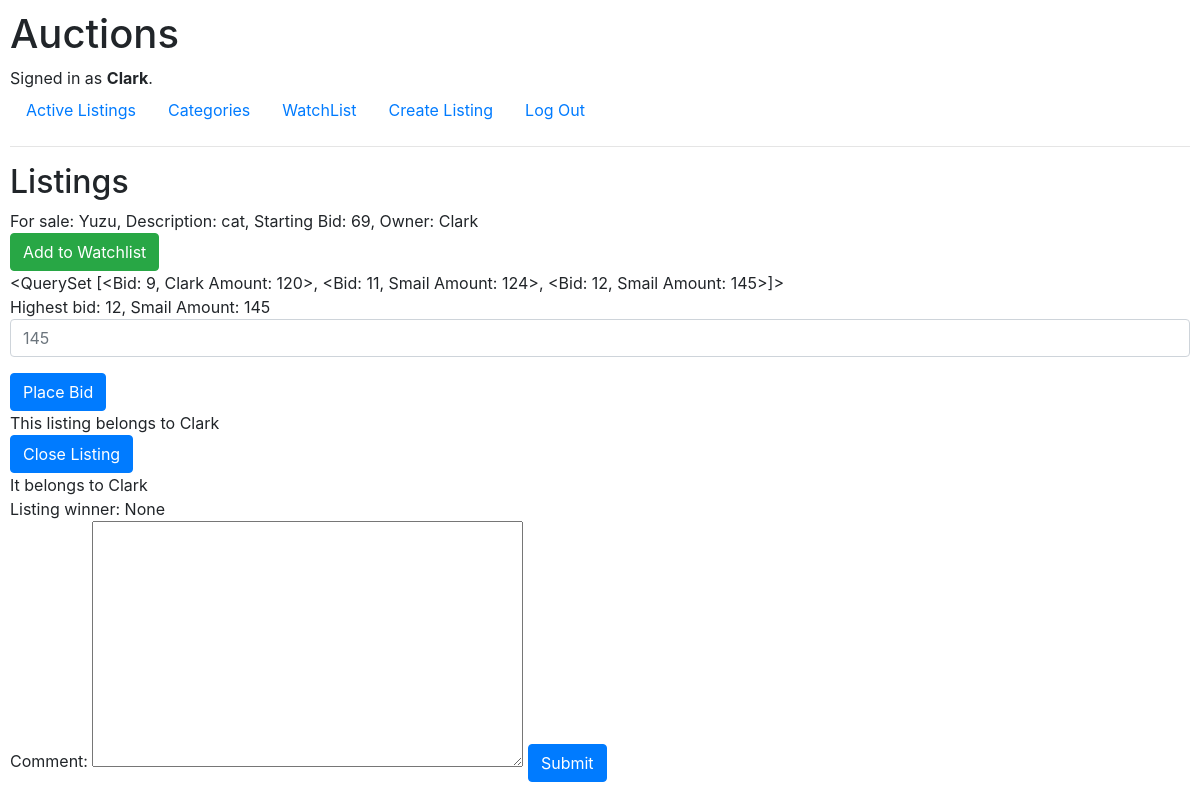
The app's page /7/ (signed in), older data.
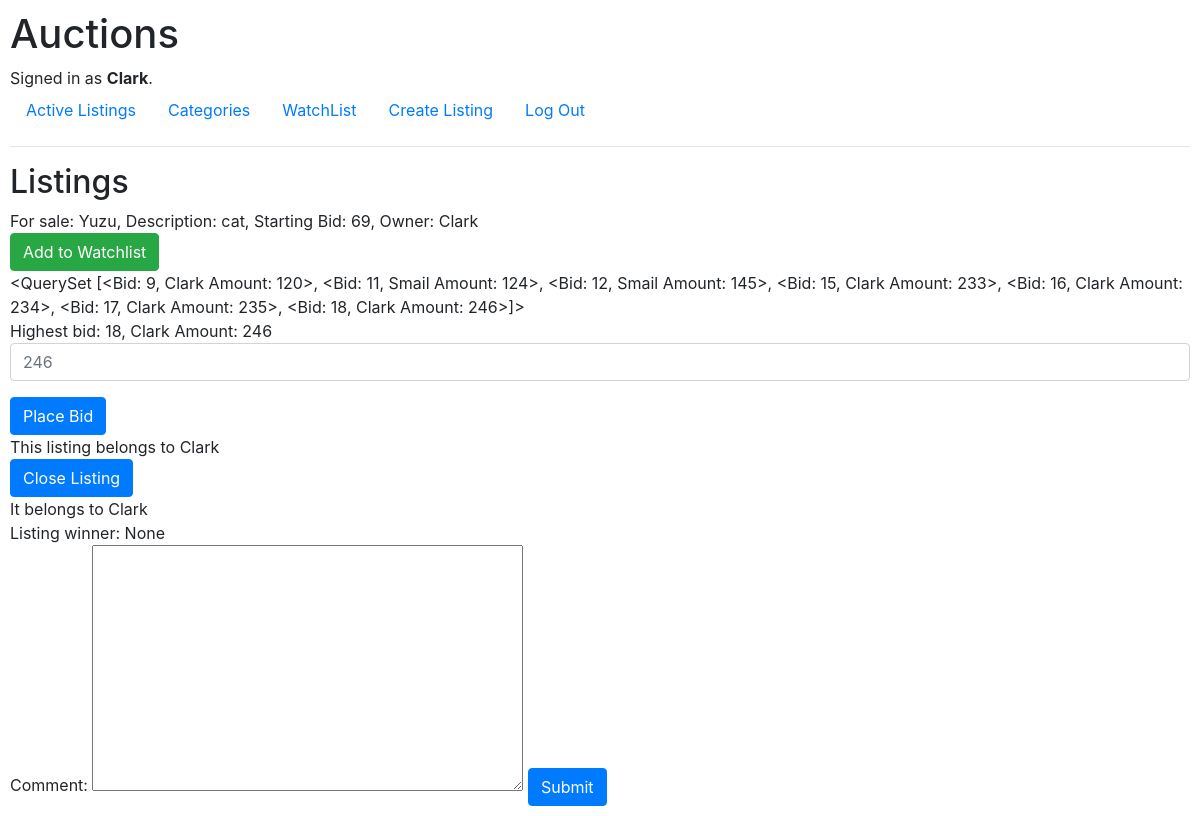
The same page, newer data.
### auctions/models.py (models this page shows)
class Bid(models.Model):
    user = models.ForeignKey(User, on_delete=models.CASCADE, related_name="bidders")
    listing = models.ForeignKey(Listing, on_delete=models.CASCADE, related_name="have_bids")
    amount = models.IntegerField(validators=[MinValueValidator(0)])
    def __str__(self):
        return f"{self.id}, {self.user} Amount: {self.amount}"

class User(AbstractUser):
    def __str__(self):
        return f"{self.username} "

### auctions/views.py (the view, shortened to what this page needs)
# urls.py: path("<int:listing_id>/", views.listing, name="listing"),
def listing(request, listing_id):
    listing = get_object_or_404(Listing, pk=listing_id)
    try:
        watchlist_item = listing.watchlisted.get(user=request.user.id)
        watchlisted = True
    except ObjectDoesNotExist:
        watchlist_item = None
        watchlisted = False
    bids = Bid.objects.all().filter(listing=listing)
    highest_bid = bids.first()
    for bid in bids:
        if bid.amount > highest_bid.amount and bid.amount > listing.starting_bid:
            highest_bid = get_object_or_404(Bid, pk=bid.id)
    return render(request, "auctions/listing.html", {
        "listing" : listing,
        "watchlisted" : watchlisted,
        "watchlist_item" : watchlist_item,
        "bids" : bids,
        "highest_bid" : highest_bid,
        "comment_form" : NewCommentForm()
    })

### auctions/formhelper.py
class NewCommentForm(ModelForm):
    class Meta:
        model = Comment
        fields = ['content']
        labels = {'content': 'Comment'}

### auctions/templates/auctions/listing.html (shortened to what this page needs)
{% extends "auctions/layout.html" %}
{% block body %}
    <h2>Listings</h2>
        For sale: {{ listing.title }}, Description: {{ listing.description }}, Starting Bid: {{ listing.starting_bid }}, Owner: {{ listing.owner }}
        {% if user.is_authenticated %}
            <form action="{% url 'listing' listing.id %}" method="post">
                {% if watchlisted %}
                    <button class="btn btn-danger" type="submit" name="add_or_remove" value="{{ watchlist_item.id }}">Remove from Watchlist</button>
                {% else %}
                    <button class="btn btn-success" type="submit" name="add_or_remove">Add to Watchlist</button>
                {% endif %}
            </form>
            <div>
                {{ bids }}
                <br>
                Highest bid: {{ highest_bid }}
            </div>
            {% if not listing.closed %}
                <form action="{% url 'listing' listing.id %}" method="post">
                    <div class="form-group">
                        {% if highest_bid == None %}
                            <input autofocus class="form-control" type="number" name="bid" min="{{ listing.starting_bid }}" placeholder="{{ listing.starting_bid }}">
                        {% else %}
                            <input autofocus class="form-control" type="number" name="bid" min="{{ highest_bid.amount }}" placeholder="{{ highest_bid.amount }}">
                        {% endif %}
                    </div>
                    <input class="btn btn-primary" type="submit" value="Place Bid">
                </form>
            {% endif %}
            <div>
                {% if user == listing.owner and not listing.closed %}
                    This listing belongs to {{ user.username }}
                    <form action="{% url 'listing' listing.id %}" method="post">
                        <button class="btn btn-primary" type="submit" name="close_listing" value="{{ highest_bid.id }}">Close Listing</button>
                    </form>
                {% endif %}
                It belongs to {{ listing.owner }}
                <br>
                Listing winner: {{ listing.winner }}
            </div>
            <div>
                <form action="{% url 'listing' listing.id %}" method="post">
                    {{ comment_form }}
                    <input class="btn btn-primary" type="submit" value="Submit">
                </form>
            </div>
        {% endif %}
{% endblock %}

Row changes from the older to the newer data that the page shows:
no longer on this page (row unchanged): Bid: id+user+amount "12, Smail Amount: 145", bid "145"
computed for Bid: id+user+amount "<QuerySet [<Bid: 9, Clark Amount: 120>, <Bid: 11, Smail Amount: 124>, <Bid: 12, Smail Amount: 145>]>" → "…<Bid: 12, Smail Amount: 145>, <Bid: 15, Clark Amount: 233>, <Bid: 16, Clark Amount: 234>, <Bid: 17, Clark Amount: 235>, <Bid: 18, Clark Amount: 246>]>"
added Bid: id+user+amount "18, Clark Amount: 246", bid "246"
